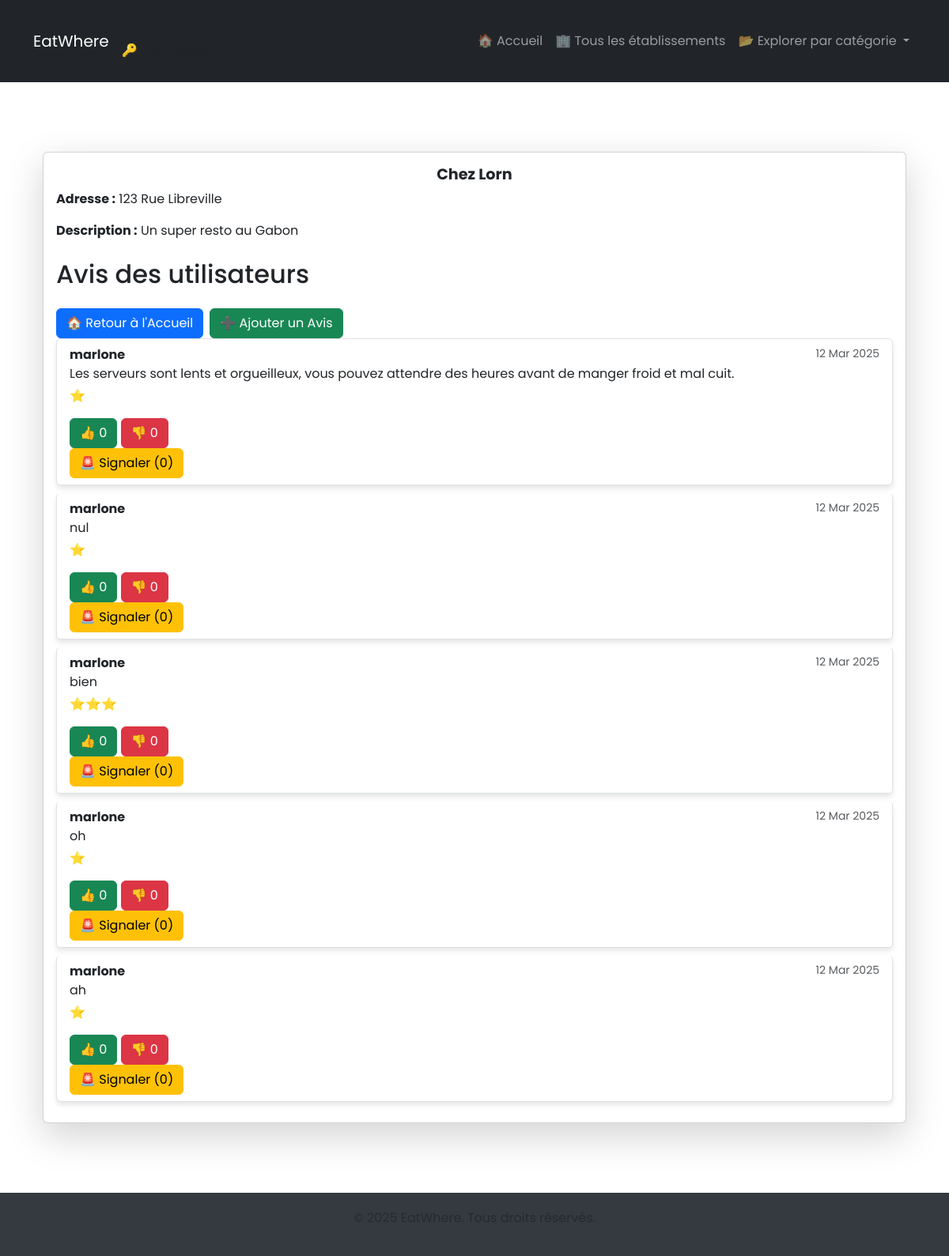
The app's page /establishment/2/ with its own data.
### reviews/models.py (models this page shows, shortened)
class Establishment(models.Model):
    CATEGORY_CHOICES = [
        ('restaurant', 'Restaurant'),
        ('fast-food', 'Fast Food'),
        ('cafe', 'Café'),
        ('bar', 'Bar'),
        ('autre', 'Autre'),
    ]
    nom_r = models.CharField(max_length=100)
    description = models.TextField()
    addresse = models.CharField(max_length=255)
    ville = models.CharField(max_length=100)
    categorie = models.CharField(max_length=50, choices=CATEGORY_CHOICES)  # Correction ici ✅
    crée_le = models.DateTimeField(auto_now_add=True)  # Date de création automatique

class Review(models.Model):
    utilisateur = models.ForeignKey(User, on_delete=models.CASCADE)
    etablissement = models.ForeignKey(Establishment, related_name='reviews', on_delete=models.CASCADE)
    note = models.IntegerField()
    commentaire = models.TextField()
    crée_le = models.DateTimeField(auto_now_add=True)
    likes = models.ManyToManyField(User, related_name='liked_reviews', blank=True)
    dislikes = models.ManyToManyField(User, related_name='disliked_reviews', blank=True)
    reports = models.ManyToManyField(User, related_name='reported_reviews', blank=True)
    def total_likes(self):
        return self.likes.count()
    def total_dislikes(self):
        return self.dislikes.count()
    def total_reports(self):
        return self.reports.count()

### reviews/views.py (the view)
# urls.py: path('establishment/<int:establishment_id>/', establishment_detail, name='establishment_detail'),  # Détail d'un établissement
def establishment_detail(request, establishment_id):
    establishment = get_object_or_404(Establishment, pk=establishment_id)
    reviews = establishment.reviews.all()
    if request.method == 'POST':
        form = ReviewForm(request.POST)
        if form.is_valid():
            new_review = form.save(commit=False)
            new_review.establishment = establishment
            new_review.utilisateur = request.user
            new_review.save()
            return redirect('establishment_detail', establishment_id=establishment.id)
    else:
        form = ReviewForm()
    return render(request, 'reviews/establishment_detail.html', {
        'establishment': establishment,
        'reviews': reviews,
        'form': form
    })

### reviews/templates/reviews/establishment_detail.html (shortened to what this page needs)
{% extends "reviews/base.html" %}
{% block content %}
<div class="container mt-5">
    <div class="card shadow-lg rounded">
        <div class="card-body">
            <h1 class="card-title text-center">{{ establishment.nom_r }}</h1>
            <p class="card-text"><strong>Adresse :</strong> {{ establishment.addresse }}</p>
            <p class="card-text"><strong>Description :</strong> {{ establishment.description }}</p>
            <h2 class="mt-4">Avis des utilisateurs</h2>
            <div class="mt-4 d-flex flex-wrap gap-2">
                <a href="{% url 'home' %}" class="btn btn-primary">🏠 Retour à l'Accueil</a>
                <a href="{% url 'add_review' establishment.id %}" class="btn btn-success">➕ Ajouter un Avis</a>
            </div>
            {% if establishment.reviews.exists %}
                <ul class="list-group">
                    {% for review in establishment.reviews.all %}
                        <li class="list-group-item">
                            <div class="d-flex justify-content-between">
                                <strong>{{ review.utilisateur.username }}</strong>
                                <small class="text-muted">{{ review.crée_le|date:"d M Y" }}</small>
                            </div>
                            <p class="mb-1">{{ review.commentaire }}</p>
                            <p class="text-warning">
                                {% for _ in "⭐"|ljust:review.note %}⭐{% endfor %}
                            </p>
                            <div class="vote-buttons">
                                <button class="btn btn-success vote-btn" data-review-id="{{ review.id }}" data-vote-type="like">
                                    👍 <span id="like-count-{{ review.id }}">{{ review.total_likes }}</span>
                                </button>
                                <button class="btn btn-danger vote-btn" data-review-id="{{ review.id }}" data-vote-type="dislike">
                                    👎 <span id="dislike-count-{{ review.id }}">{{ review.total_dislikes }}</span>
                                </button>
                                <div class="report-section">
                                    <button class="btn btn-warning report-btn" data-review-id="{{ review.id }}">
                                        🚨 Signaler (<span id="report-count-{{ review.id }}">{{ review.total_reports }}</span>)
                                    </button>
                                </div>
                        </li>
                    {% endfor %}
                </ul>
            {% else %}
                <p class="text-muted">Aucun avis pour le moment. Soyez le premier à donner votre avis !</p>
            {% endif %}
        </div>
    </div>
 </div>
{% endblock %}

### static/css/css/style.css (style rules this page uses)
* { margin: 0; padding: 0; box-sizing: border-box; font-family: 'Poppins', sans-serif; }
body { background-color: #f8f9fa; color: #333; line-height: 1.6; }
.container { max-width: 1100px; margin: auto; padding: 20px; }
h1, h2, h3 { font-weight: 600; color: #343a40; }
.btn { border-radius: 5px; transition: all 0.3s ease-in-out; }
.btn-primary { background: #007bff; border: none; }
.card { border: none; box-shadow: 0 4px 8px rgba(0, 0, 0, 0.1); transition: transform 0.3s ease-in-out; }
.card-title { font-size: 1.2rem; font-weight: bold; }
.card-body { padding: 20px; }
.list-group-item { border: none; background: #ffffff; box-shadow: 0px 4px 6px rgba(0, 0, 0, 0.1); margin-bottom: 10px; border-radius: 5px; }

### records on screen
Establishment: nom_r "Chez Lorn", addresse "123 Rue Libreville", description "Un super resto au Gabon"
Review: utilisateur.username "marlone", crée_le "12 Mar 2025", commentaire "Les serveurs sont lents et orgueilleux, vous pouvez attendre des heures avant de manger froid et mal cuit.", note 1 (drawn), total_likes "0", total_dislikes "0", total_reports "0"
Review: utilisateur.username "marlone", crée_le "12 Mar 2025", commentaire "nul", note 1 (drawn), total_likes "0", total_dislikes "0", total_reports "0"
Review: utilisateur.username "marlone", crée_le "12 Mar 2025", commentaire "bien", total_likes "0", total_dislikes "0", total_reports "0"
Review: utilisateur.username "marlone", crée_le "12 Mar 2025", commentaire "oh", note 1 (drawn), total_likes "0", total_dislikes "0", total_reports "0"
Review: utilisateur.username "marlone", crée_le "12 Mar 2025", commentaire "ah", note 1 (drawn), total_likes "0", total_dislikes "0", total_reports "0"
